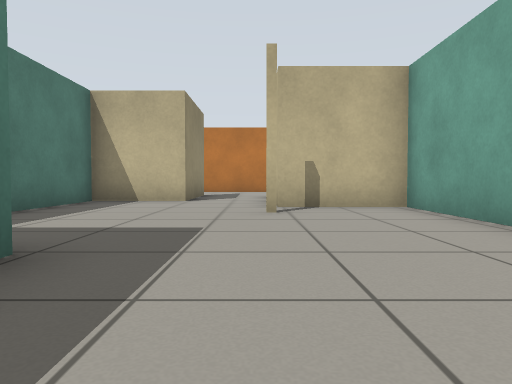
View 1 (above)

16 first-person views from a walk through a robot-simulator world made for Gazebo. The camera is 0.5 m above the floor, tilts 2° down and sees 70° across. The floor is counted in squares, 1 m on a side. Each view is taken from the middle of a square. On the plan, view 1 faces up. The plan holds only what a view shows up to about 9 squares ahead; the rest is blank.

View 2
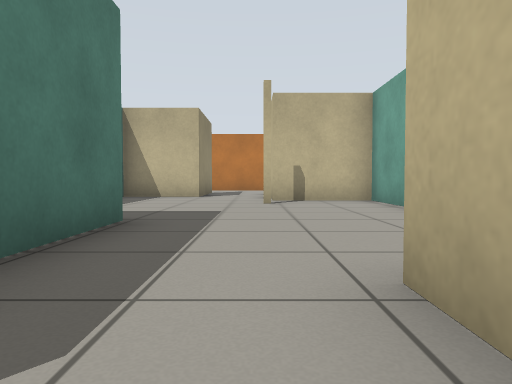

View 3
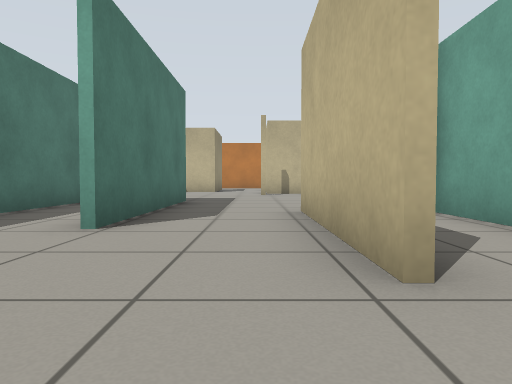

View 4
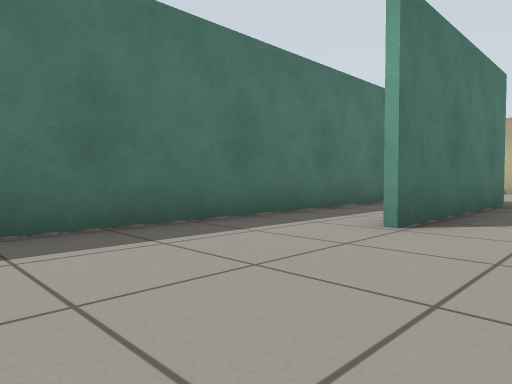

View 5
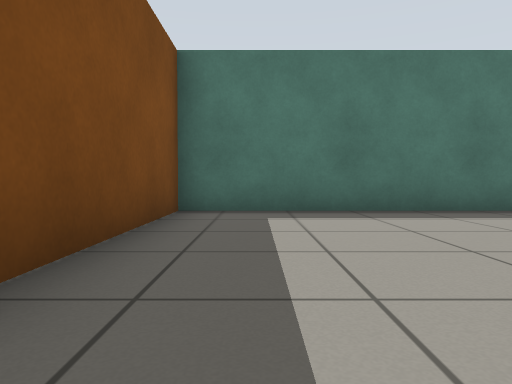

View 6
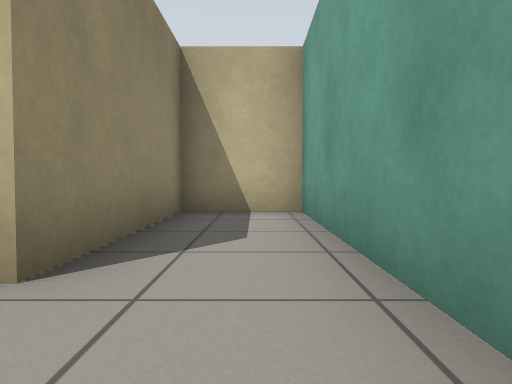

View 7
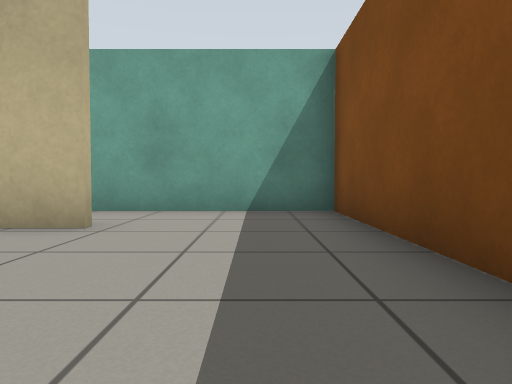

View 8
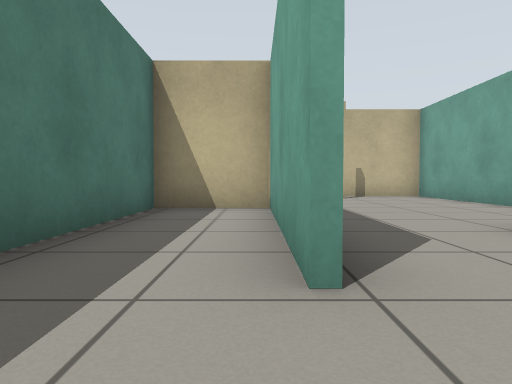

View 9
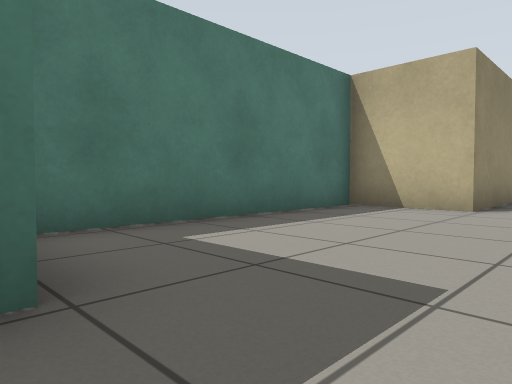

View 10
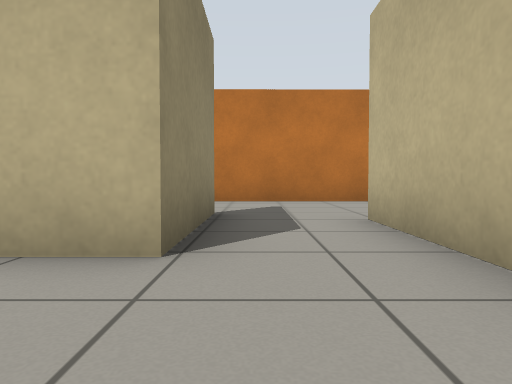

View 11
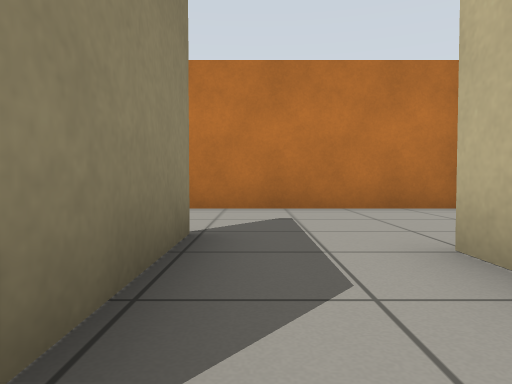

View 12
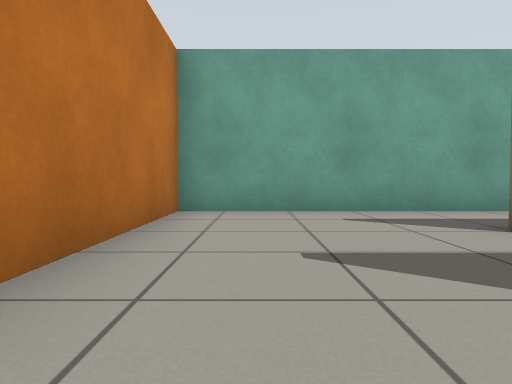

View 13
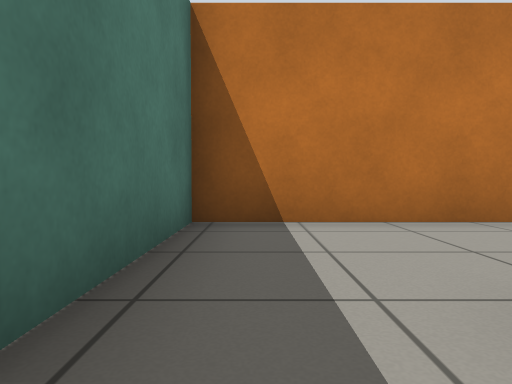

View 14
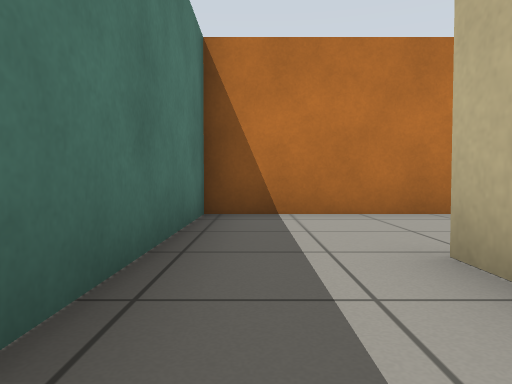

View 15
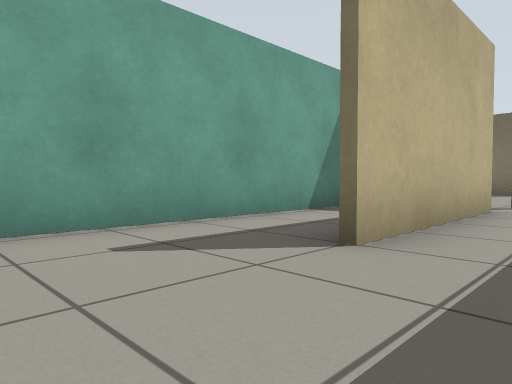

View 16
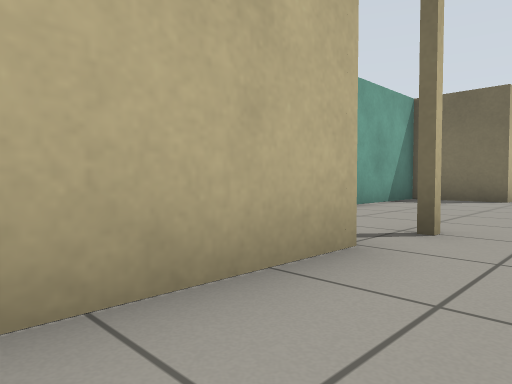

### Floor plan
Ten units are one square. View 1 is at (0, 0); x grows to the right and y downward. Boxes are objects, and circles mark ways between rooms. Rooms are numbered by the first view taken in them; rooms with no view inside come last. Other rooms are left out.
<svg viewBox="-42 -147 74 224">
<path fill="none" stroke="#000" d="M-16 -25 -16 24M27 1 27 -65 4 -65 4 -75M-16 -83 -37 -83 -37 -29M7 34 7 3 21 3M-18 24 -18 -22 -37 -22 -37 72 5 72M7 44 7 34M5 72 27 72 27 4 9 4 9 44M-16 -114 -16 -83M4 -75 4 -106M27 -70 27 -142 -25 -142M-18 -108 -18 -114M-25 -142 -37 -142 -37 -100"/>
<circle cx="-5" cy="25" r="3" fill="#2a7"/>
<circle cx="-10" cy="-80" r="3" fill="#2a7"/>
<circle cx="10" cy="55" r="3" fill="#2a7"/>
<circle cx="-20" cy="-125" r="3" fill="#2a7"/>
<text x="0" y="-30">1</text>
<text x="-20" y="40">2</text>
<text x="20" y="40">3</text>
<text x="0" y="-110">4</text>
<text x="-30" y="-110">5</text>
</svg>
Room 1 opens to room 2. Room 1 opens to room 4. Room 2 opens to room 3. Room 4 opens to room 5.

Where each view was taken, in squares from view 1:
view 1: 0 up, 0 right, facing up
view 2: 2 down, 0 right, facing up
view 3: 6 down, 0 right, facing up
view 4: 6 down, 0 right, facing up-left
view 5: 6 down, 2 right, facing left
view 6: 6 down, 2 right, facing up
view 7: 6 down, 3 left, facing right
view 8: 4 down, 2 left, facing up
view 9: 2 up, 0 right, facing up-left
view 10: 6 up, 1 left, facing up
view 11: 8 up, 1 left, facing up
view 12: 13 up, 3 left, facing right
view 13: 10 up, 3 left, facing up
view 14: 9 up, 3 left, facing up
view 15: 13 up, 1 left, facing down-right
view 16: 9 up, 1 left, facing down-right
